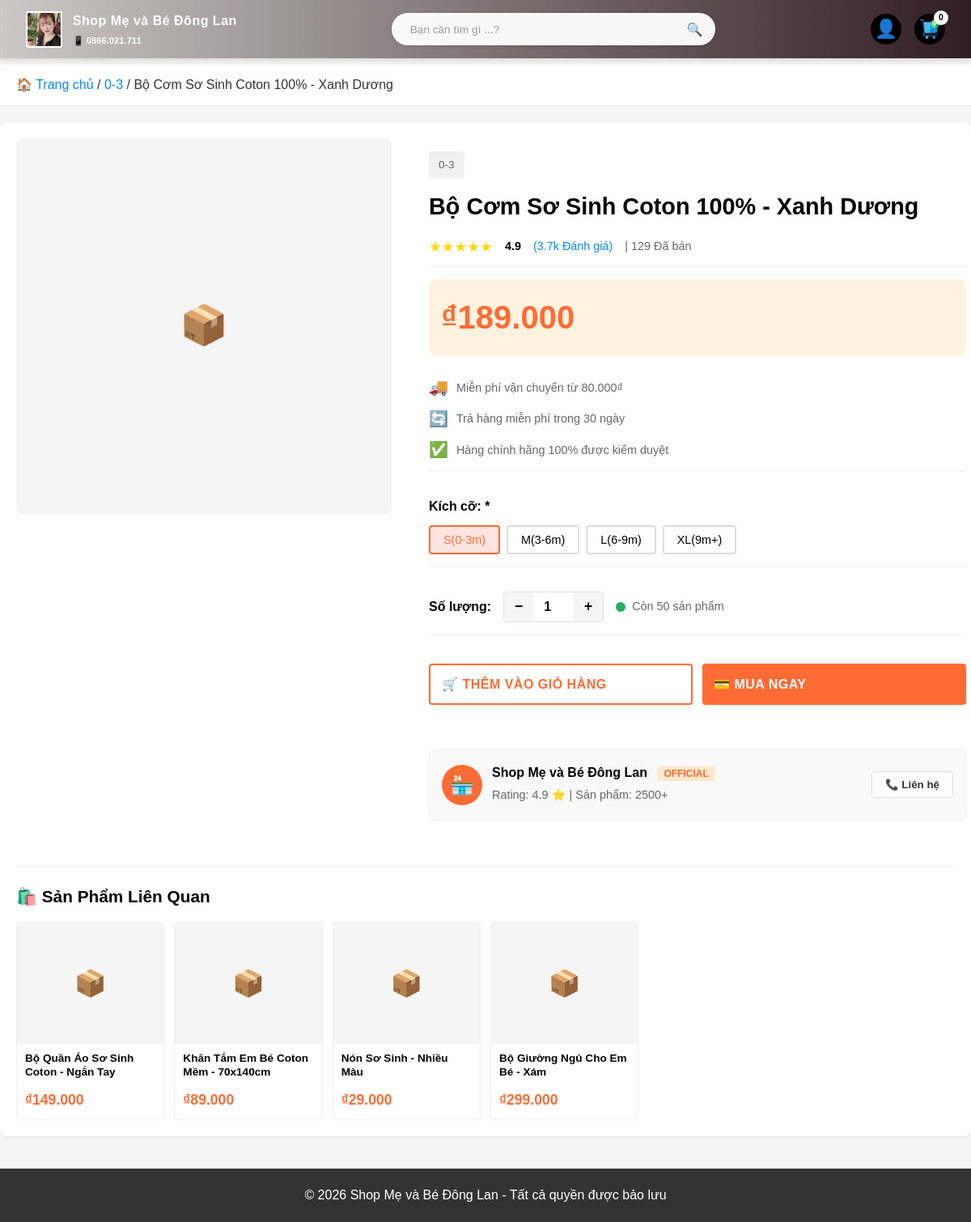
Screenshot of /chi-tiet-san-pham-v2-new.php?id=1 with the database file from the repository.
### tables this page shows
CREATE TABLE `products` (
  `id` INT(11) NOT NULL AUTO_INCREMENT PRIMARY KEY,
  `name` VARCHAR(255) NOT NULL,
  `description` LONGTEXT,
  `price` DECIMAL(10, 2) NOT NULL,
  `discount_percent` DECIMAL(5, 2) DEFAULT 0,
  `image` VARCHAR(255),
  `category` VARCHAR(100),
  `gender` VARCHAR(50) DEFAULT 'unisex',
  `stock` INT(11) DEFAULT 0,
  `created_at` TIMESTAMP DEFAULT CURRENT_TIMESTAMP,
  `updated_at` TIMESTAMP DEFAULT CURRENT_TIMESTAMP ON UPDATE CURRENT_TIMESTAMP,
  INDEX `idx_category` (`category`),
  INDEX `idx_gender` (`gender`),
  INDEX `idx_name` (`name`)
);

### chi-tiet-san-pham-v2-new.php (the view, shortened to what this page needs)
<?php
require_once 'config.php';
$product_id = isset($_GET['id']) ? intval($_GET['id']) : 0;
try {
    $sql = "SELECT id, name, price, COALESCE(discount_percent, 0) as discount_percent, description, category, stock, image, created_at FROM products WHERE id = ?";
    $stmt = $conn->prepare($sql);
    $stmt->bind_param("i", $product_id);
    $stmt->execute();
    $result = $stmt->get_result();
    $product = $result->fetch_assoc();
    $sql_related = "SELECT id, name, price, COALESCE(discount_percent, 0) as discount_percent, image, stock FROM products WHERE category = ? AND id != ? LIMIT 6";
    $stmt_related = $conn->prepare($sql_related);
    $stmt_related->bind_param("si", $product['category'], $product_id);
    $stmt_related->execute();
    $related_result = $stmt_related->get_result();
    $related_products = $related_result->fetch_all(MYSQLI_ASSOC);
} catch (Exception $e) {
    die("Lỗi: " . $e->getMessage());
}
$discount_percent = floatval($product['discount_percent']) ?? 0;
$final_price = $product['price'] * (1 - $discount_percent / 100);
?>
<!DOCTYPE html>
<html lang="vi">
<head>
    <link rel="stylesheet" href="css-kieu-dang/kieu-dang.css">
    <link rel="stylesheet" href="css-kieu-dang/mobile.css" media="(max-width: 768px)">
</head>
<body>
    <div class="top-header">
        <div class="header-container">
            <div class="header-left">
                <a href="trang-chu.php" class="header-logo">
                    <img src="hinh-anh/logo.png" alt="Logo" class="header-logo-img">
                </a>
                <div class="logo-text">
                    <div class="logo-brand">Shop Mẹ và Bé Đông Lan</div>
                    <div class="logo-phone">📱 0866.021.711</div>
                </div>
            </div>
            <div class="header-search">
                <input type="text" placeholder="Bạn cần tìm gì ...?" class="search-input">
                <button class="search-btn">🔍</button>
            </div>
            <div class="header-right">
                <a href="tai-khoan.php" class="header-icon-btn">👤</a>
                <a href="gio-hang.php" class="header-icon-btn cart-btn">
                    <img src="hinh-anh/icons/order.png" alt="Giỏ hàng" class="header-icon-img">
                    <span class="icon-badge" id="cart-count">0</span>
                </a>
            </div>
        </div>
    </div>
    <div style="background: white; padding: 12px 20px; border-bottom: 1px solid #eee; max-width: 1200px; margin: 0 auto;">
        <a href="trang-chu.php" style="color: #0088FF; text-decoration: none;">🏠 Trang chủ</a>
        <span> / </span>
        <a href="cua-hang.php?category=<?php echo urlencode($product['category']); ?>" style="color: #0088FF; text-decoration: none;"><?php echo htmlspecialchars($product['category']); ?></a>
        <span> / </span>
        <span><?php echo htmlspecialchars(substr($product['name'], 0, 50)); ?></span>
    </div>
    <div class="product-detail">
        <div class="detail-grid">
            <div class="product-images">
                <div class="main-image" id="mainImage">
                    <?php if ($product['image']): ?>
                        <img src="<?php echo htmlspecialchars($product['image']); ?>" alt="<?php echo htmlspecialchars($product['name']); ?>">
                    <?php else: ?>
                        <div style="font-size: 3rem;">📦</div>
                    <?php endif; ?>
                </div>
                <div class="thumbnails">
                </div>
            </div>
            <div class="product-info">
                <span class="category-tag"><?php echo htmlspecialchars($product['category']); ?></span>
                <h1 class="product-title"><?php echo htmlspecialchars($product['name']); ?></h1>
                <div class="rating-section">
                    <span class="rating-stars">★★★★★</span>
                    <span class="rating-number">4.9</span>
                    <span class="rating-count">(3.7k Đánh giá)</span>
                    <span class="sold-count">| 129 Đã bán</span>
                </div>
                <div class="price-section">
                    <div>
                        <div class="price-current">₫<?php echo number_format($final_price, 0, ',', '.'); ?></div>
                    </div>
                </div>
                <div class="promo-items">
                    <div class="promo-item">
                        <span class="promo-icon">🚚</span>
                        <span>Miễn phí vận chuyển từ 80.000₫</span>
                    </div>
                    <div class="promo-item">
                        <span class="promo-icon">🔄</span>
                        <span>Trả hàng miễn phí trong 30 ngày</span>
                    </div>
                    <div class="promo-item">
                        <span class="promo-icon">✅</span>
                        <span>Hàng chính hãng 100% được kiểm duyệt</span>
                    </div>
                </div>
                <div class="size-section">
                    <div class="size-label">Kích cỡ: *</div>
                    <div class="size-options">
                        <button class="size-btn active" onclick="selectSize(this, 'S(0-3m)')">S(0-3m)</button>
                        <button class="size-btn" onclick="selectSize(this, 'M(3-6m)')">M(3-6m)</button>
                        <button class="size-btn" onclick="selectSize(this, 'L(6-9m)')">L(6-9m)</button>
                        <button class="size-btn" onclick="selectSize(this, 'XL(trên9m)')">XL(9m+)</button>
                    </div>
                </div>
                <div class="quantity-section">
                    <div class="quantity-label">Số lượng:</div>
                    <div class="quantity-control">
                        <button class="qty-btn" onclick="decreaseQty()">−</button>
                        <input type="number" id="quantity" class="qty-input" value="1" min="1" max="<?php echo $product['stock']; ?>">
                        <button class="qty-btn" onclick="increaseQty()">+</button>
                    </div>
                    <div class="stock-status">
                        <div class="stock-dot"></div>
                        <span><?php echo $product['stock'] > 0 ? 'Còn ' . $product['stock'] . ' sản phẩm' : 'Hết hàng'; ?></span>
                    </div>
                </div>
                <div class="action-buttons">
                    <button class="btn btn-cart" onclick="addToCart(<?php echo $product['id']; ?>)">🛒 THÊM VÀO GIỎ HÀNG</button>
                    <button class="btn btn-buy" onclick="buyNow(<?php echo $product['id']; ?>)">💳 MUA NGAY</button>
                </div>
                <div class="shop-section">
                    <div class="shop-info">
                        <div class="shop-avatar">🏪</div>
                        <div class="shop-details">
                            <h3>Shop Mẹ và Bé Đông Lan <span class="shop-badge">OFFICIAL</span></h3>
                            <p style="margin: 4px 0; font-size: 0.9rem; color: #666;">Rating: 4.9 ⭐ | Sản phẩm: 2500+</p>
                        </div>
                    </div>
                    <button class="shop-contact" onclick="window.open('https://zalo.me/0866021711')">📞 Liên hệ</button>
                </div>
            </div>
        </div>
        <?php if (!empty($related_products)): ?>
        <div class="related-section">
            <h2 class="section-title">🛍️ Sản Phẩm Liên Quan</h2>
            <div class="related-grid">
                <?php foreach ($related_products as $prod):
                    $prod_discount = floatval($prod['discount_percent']) ?? 0;
                    $prod_final = $prod['price'] * (1 - $prod_discount / 100);
                ?>
                <div class="related-card" onclick="window.location.href='chi-tiet-san-pham-v2.php?id=<?php echo $prod['id']; ?>'">
                    <div class="related-image">
                        <?php if ($prod['image']): ?>
                            <img src="<?php echo htmlspecialchars($prod['image']); ?>" alt="">
                        <?php else: ?>
                            <div style="font-size: 2rem;">📦</div>
                        <?php endif; ?>
                    </div>
                    <div class="related-info">
                        <div class="related-name"><?php echo htmlspecialchars($prod['name']); ?></div>
                        <div class="related-price">₫<?php echo number_format($prod_final, 0, ',', '.'); ?></div>
                    </div>
                </div>
                <?php endforeach; ?>
            </div>
        </div>
        <?php endif; ?>
    </div>
    <footer style="background: #333; color: white; padding: 20px; text-align: center; margin-top: 40px;">
        <p>&copy; 2026 Shop Mẹ và Bé Đông Lan - Tất cả quyền được bảo lưu</p>
    </footer>
</body>
</html>

### css-kieu-dang/kieu-dang.css (style rules this page uses)
* { margin: 0; padding: 0; box-sizing: border-box; }
body { font-family: 'Segoe UI', Tahoma, Geneva, Verdana, sans-serif; background-color: #F0FFFE; color: #333; line-height: 1.6; padding-top: 80px; }
.top-header { background: linear-gradient(90deg, #4734353b 0%, #301d23 100%); color: white; padding: 0.8rem 2rem; position: fixed; top: 0; width: 100%; z-index: 101; box-shadow: 0 2px 8px rgba(0,0,0,0.15); transition: transform 0.3s ease-in-out; }
.header-container { max-width: 1400px; margin: 0 auto; display: flex; justify-content: space-between; align-items: center; gap: 1.2rem; }
.header-left { display: flex; align-items: center; flex-shrink: 0; gap: 0.8rem; }
.header-logo { text-decoration: none; display: flex; align-items: center; justify-content: center; }
.header-logo-img { width: 45px; height: 45px; border-radius: 3px; background: white; padding: 2px; }
.logo-text { display: flex; flex-direction: column; gap: 0.2rem; color: white; }
.logo-brand { font-size: 1rem; font-weight: bold; letter-spacing: 0.5px; }
.logo-phone { font-size: 0.7rem; font-weight: 600; opacity: 0.95; }
.header-search { flex: 1; display: flex; background-color: rgba(255, 255, 255, 0.95); border-radius: 20px; padding: 0.4rem 1rem; align-items: center; box-shadow: 0 2px 5px rgba(0,0,0,0.1); min-width: 200px; max-width: 400px; }
.search-input { flex: 1; border: none; background: none; outline: none; padding: 0.4rem; font-size: 0.9rem; color: #333; }
.search-input::placeholder { color: #999; }
.search-btn { background: none; border: none; cursor: pointer; font-size: 1rem; padding: 0; color: #111111; }
.header-right { display: flex; align-items: center; gap: 1rem; flex-shrink: 0; }
.header-icon-btn { width: 38px; height: 38px; background-color: #000000; border-radius: 50%; display: flex; align-items: center; justify-content: center; color: white; text-decoration: none; transition: all 0.3s; position: relative; font-size: 1.4rem; }
.header-icon-img { width: 24px; height: 24px; object-fit: contain; }
.icon-badge { display: flex; align-items: center; justify-content: center; width: 18px; height: 18px; background-color: white; border-radius: 50%; color: #000000; font-size: 0.65rem; font-weight: bold; position: absolute; top: -4px; right: -4px; }
@media (max-width: 1200px) { .header-container { gap: 0.8rem; } }
@media (max-width: 1200px) { .header-search { min-width: 220px; } }
@media (max-width: 1200px) { .search-input { font-size: 0.85rem; } }
h1 { font-size: 1.5rem; }
h2 { font-size: 1.3rem; }
.product-info { padding: 1rem; flex: 1; display: flex; flex-direction: column; }
.btn { display: inline-flex; align-items: center; gap: 0.6rem; padding: 1rem 2rem; border: none; border-radius: 8px; cursor: pointer; text-decoration: none; font-size: 1.1rem; font-weight: 600; transition: all 0.3s ease; }

### rows the page displays
products: category "0-3", name "Bộ Cơm Sơ Sinh Coton 100% - Xanh Dương", stock "50"
products: name "Bộ Quần Áo Sơ Sinh Coton - Ngắn Tay", prod_final "149.000"
products: name "Khăn Tắm Em Bé Coton Mềm - 70x140cm", prod_final "89.000"
products: name "Nón Sơ Sinh - Nhiều Màu", prod_final "29.000"
products: name "Bộ Giường Ngủ Cho Em Bé - Xám", prod_final "299.000"

### other values shown
$final_price "189.000"
